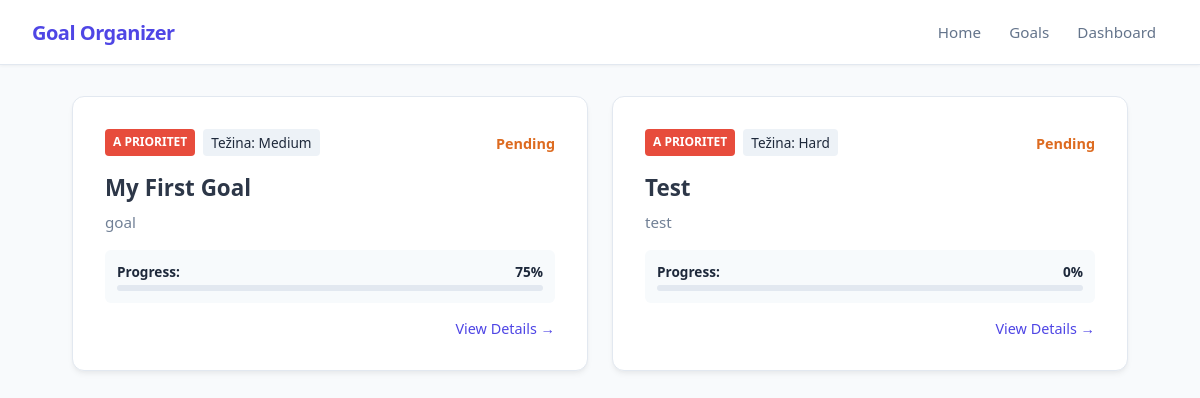
Page /dashboard on the earlier database version.
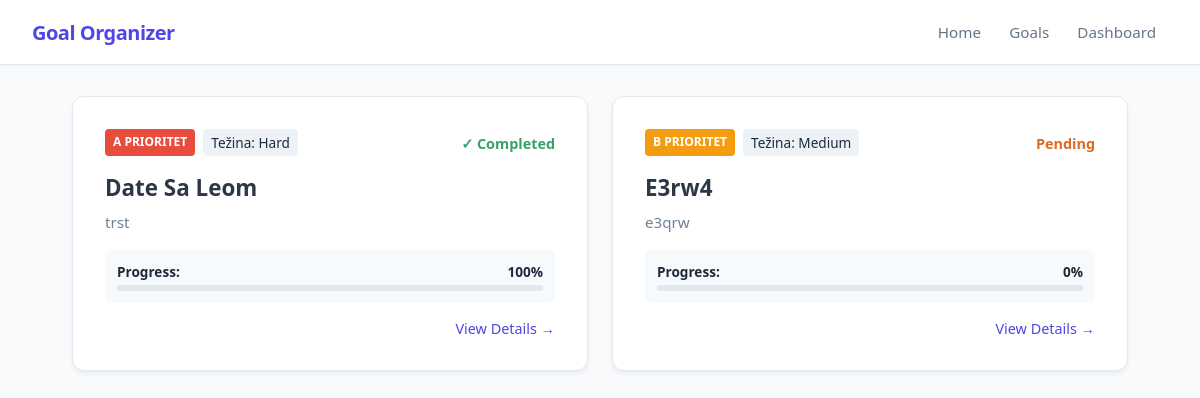
Same page on the later database version.
### app/models_db.py (models this page shows, shortened)
class Goal(db.Model):
    __tablename__ = 'goals'
    id = db.Column(db.Integer, primary_key=True)
    title = db.Column(db.String(100), nullable=False)
    description = db.Column(db.Text, nullable=False)
    is_completed = db.Column(db.Boolean, default=False)
    progress_percentage = db.Column(db.Float, default=0.0)
    difficulty = db.Column(db.String(20), nullable=False, default='Medium')
    priority = db.Column(db.String(1), nullable=False, default='b')
    created_at = db.Column(db.DateTime, default=datetime.now(timezone.utc), nullable=False)
    tasks = db.relationship('Task', backref='goal', cascade="all, delete-orphan", lazy=True)

### app/routes.py (the view)
@main.route("/dashboard", methods=['GET', 'POST'])
def dashboard():
    goals = Goal.query.order_by(Goal.priority.asc()).all()
    return render_template('dashboard.html', goals=goals)

### app/templates/dashboard.html (shortened to what this page needs)
{% extends 'base.html' %}
{%block content%}
<div class="dashboard-wrapper">
    <div class="goals-grid-container">
        {% if goals %}
            {% for goal in goals %}
                <div class="card" style="margin: 0; display: flex; flex-direction: column; gap: 1rem; justify-content: space-between;">
                    <div style="display: flex; gap: 0.5rem; align-items: center; justify-content: space-between;">
                        <div style="display: flex; gap: 0.5rem;">
                            <span class="badge badge-{{ goal.priority }} ">{{ goal.priority | upper }} prioritet</span>
                            <span style="background: #edf2f7; padding: 0.25rem 0.5rem; border-radius: 4px; font-size: 0.85rem; font-weight: 500;">
                                Težina: {{ goal.difficulty }}
                            </span>
                        </div>
                        <div>
                            {% if goal.is_completed %}
                                <span style="color: #38a169; font-weight: bold; font-size: 0.9rem;">✓ Completed</span>
                            {% else %}
                                <span style="color: #dd6b20; font-weight: bold; font-size: 0.9rem;">Pending</span>
                            {% endif %}
                        </div>
                    </div>
                    <div>
                        <h2 style="margin: 0 0 0.5rem 0; font-size: 1.4rem;">
                            <a href="{{ url_for('main.view_goal', goal_id=goal.id) }}" style="color: #2d3748; text-decoration: none; hover: underline;">
                                {{ goal.title }}
                            </a>
                        </h2>
                        <p style="margin: 0; color: #718096; line-height: 1.5; font-size: 0.95rem;">
                            {{ goal.description or 'Nema opisa.' }}
                        </p>
                    </div>
                    <div style="background: #f7fafc; padding: 0.75rem; border-radius: 6px;">
                        <div style="display: flex; justify-content: space-between; margin-bottom: 0.25rem; font-weight: 600; font-size: 0.85rem;">
                            <span>Progress:</span>
                            <span>{{ goal.progress_percentage | round | int }}%</span>
                        </div>
                        <div style="width: 100%; background: #e2e8f0; height: 6px; border-radius: 4px; overflow: hidden;">
                        </div>
                    </div>
                    <div style="display: flex; justify-content: flex-end; margin-top: auto;">
                        <a href="{{ url_for('main.view_goal', goal_id=goal.id) }}" style="text-decoration: none; color: var(--primary); font-weight: 500; font-size: 0.9rem;">
                            View Details →
                        </a>
                    </div>
                </div>
            {% endfor %}
        {% else %}
            <p style="grid-column: span 2; text-align: center; color: var(--text-muted); font-style: italic;">
                Trenutno nemate dodanih ciljeva.
            </p>
        {% endif %}
    </div>
</div>
{% endblock %}

### app/templates/base.html (shortened to what this page needs)
<!DOCTYPE html>
<html lang="en">
<head>
</head>
<body>
    <header>
        <nav class="navbar">
            <div class="navbar-container">
                <a href="/" class="navbar-brand">Goal Organizer</a>
                <ul class="navbar-links">
                    <a href="/">Home</a>
                    <a href="/goals" id="goals">Goals</a>
                    <a href="/dashboard">Dashboard</a>
                </ul>
            </div>
        </nav>
    </header>
    <main>
        {%block content %} {% endblock %}
    </main>
</body>
<link rel="stylesheet"
      href="{{ url_for('static', filename='style.css') }}">
</html>

### app/static/style.css (style rules this page uses)
:root { --bg-color: #f8fafc; --card-bg: #ffffff; --text-main: #1e293b; --text-muted: #64748b; --border-color: #e2e8f0; --primary: #4f46e5; --primary-hover: #4338ca; --success: #22c55e; --pending: #f59e0b; }
body { font-family: 'Segoe UI', Roboto, Helvetica, Arial, sans-serif; background-color: var(--bg-color); color: var(--text-main); margin: 0; padding: 2rem; display: flex; justify-content: center; padding-top: calc(64px + 2rem); }
h1, h2, h3, a, .goal-title { white-space: nowrap; overflow: hidden; text-overflow: ellipsis; max-width: 100%; }
h2 { text-transform: capitalize; font-size: 1.1em; font-weight: bold; }
p { word-break: break-word; overflow-wrap: anywhere; white-space: normal; }
.badge { padding: 4px 8px; border-radius: 4px; font-size: 12px; font-weight: bold; text-transform: uppercase; }
.badge-a { background-color: #e74c3c; color: white; }
.badge-b { background-color: #f39c12; color: white; }
.card { max-width: 100%; min-width: 450px; background: var(--card-bg); padding: 2rem; border-radius: 12px; box-shadow: 0 4px 6px -1px rgba(0, 0, 0, 0.05), 0 2px 4px -1px rgba(0, 0, 0, 0.03); border: 1px solid var(--border-color); }
.card h2 { margin-top: 0; margin-bottom: 1.5rem; font-size: 1.25rem; font-weight: 600; }
ul { text-align: left; margin: 0; padding-bottom: 10px; display: flex; flex-direction: column; gap: 0rem; padding-left: 0px; }
.badge { padding: 0.25rem 0.5rem; border-radius: 4px; font-size: 0.75rem; font-weight: 600; text-transform: uppercase; }
.navbar { position: fixed; top: 0; left: 0; right: 0; height: 64px; background-color: var(--card-bg); border-bottom: 1px solid var(--border-color); box-shadow: 0 1px 3px 0 rgba(0, 0, 0, 0.05); display: flex; justify-content: center; align-items: center; z-index: 1000; }
.navbar-container { width: 100%; max-width: 1200px; padding: 0 2rem; display: flex; justify-content: space-between; align-items: center; box-sizing: border-box; }
.navbar-brand { font-size: 1.25rem; font-weight: 700; color: var(--primary); text-decoration: none; letter-spacing: -0.025em; }
.navbar-links { display: inline-block; gap: 1.5rem; list-style: none; margin: 0; padding: 0; }
.navbar-links a { text-decoration: none; color: var(--text-muted); font-size: 0.95rem; font-weight: 500; padding: 0.5rem 0.75rem; border-radius: 6px; transition: color 0.2s, background-color 0.2s; }
.dashboard-wrapper { width: 100%; max-width: 1200px; margin: 0 auto; }
.goals-grid-container { display: grid; grid-template-columns: repeat(2, 1fr); gap: 1.5rem; width: 100%; }

Differences in the rows shown:
removed Goal: priority "A", difficulty "Medium", is_completed "Pending", title "My First Goal", description "goal", progress_percentage "75"
removed Goal: priority "A", difficulty "Hard", is_completed "Pending", title "Test", description "test", progress_percentage "0"
added Goal: priority "A", difficulty "Hard", is_completed "✓ Completed", title "Date Sa Leom", description "trst", progress_percentage "100"
added Goal: priority "B", difficulty "Medium", is_completed "Pending", title "E3rw4", description "e3qrw", progress_percentage "0"
